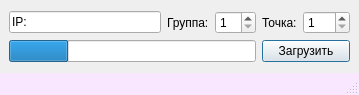
<?xml version="1.0" encoding="UTF-8"?>
<ui version="4.0">
 <class>MainWindow</class>
 <widget class="QMainWindow" name="MainWindow">
  <property name="geometry">
   <rect>
    <x>0</x>
    <y>0</y>
    <width>359</width>
    <height>95</height>
   </rect>
  </property>
  <property name="windowTitle">
   <string>CAN загрузчик</string>
  </property>
  <widget class="QWidget" name="centralwidget">
   <layout class="QGridLayout" name="gridLayout_2">
    <item row="0" column="0">
     <layout class="QGridLayout" name="gridLayout">
      <item row="0" column="0">
       <widget class="QLineEdit" name="lineEditIP">
        <property name="text">
         <string>IP:</string>
        </property>
       </widget>
      </item>
      <item row="0" column="1">
       <widget class="QLabel" name="label_2">
        <property name="text">
         <string>Группа:</string>
        </property>
       </widget>
      </item>
      <item row="0" column="2">
       <widget class="QSpinBox" name="spinBoxGroup">
        <property name="minimum">
         <number>1</number>
        </property>
        <property name="maximum">
         <number>32</number>
        </property>
       </widget>
      </item>
      <item row="0" column="3">
       <widget class="QLabel" name="label_3">
        <property name="text">
         <string>Точка:</string>
        </property>
       </widget>
      </item>
      <item row="0" column="4">
       <widget class="QSpinBox" name="spinBoxPoint">
        <property name="minimum">
         <number>1</number>
        </property>
        <property name="maximum">
         <number>100</number>
        </property>
       </widget>
      </item>
      <item row="1" column="0" colspan="3">
       <widget class="QProgressBar" name="progressBar">
        <property name="value">
         <number>24</number>
        </property>
        <property name="textVisible">
         <bool>false</bool>
        </property>
       </widget>
      </item>
      <item row="1" column="3" colspan="2">
       <widget class="QPushButton" name="pushButtonStart">
        <property name="text">
         <string>Загрузить</string>
        </property>
        <property name="default">
         <bool>true</bool>
        </property>
        <property name="flat">
         <bool>false</bool>
        </property>
       </widget>
      </item>
     </layout>
    </item>
   </layout>
  </widget>
  <widget class="QStatusBar" name="statusbar">
   <property name="styleSheet">
    <string notr="true">QStatusBar {
    background: rgb(249, 231, 255);
}

QStatusBar::item {
    border: 1px solid red;
    border-radius: 3px;
}</string>
   </property>
  </widget>
 </widget>
 <tabstops>
  <tabstop>lineEditIP</tabstop>
  <tabstop>spinBoxGroup</tabstop>
  <tabstop>spinBoxPoint</tabstop>
  <tabstop>pushButtonStart</tabstop>
 </tabstops>
 <resources/>
 <connections/>
</ui>
